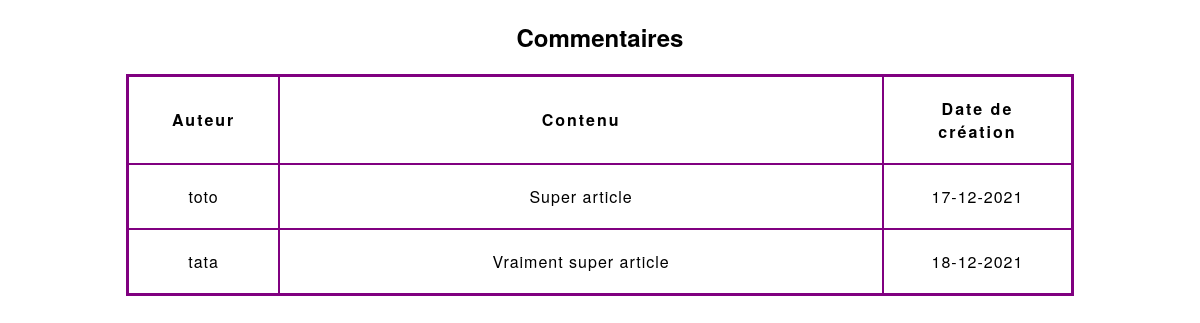
Page /vues/v_commentaire.php?id=1 on the committed database.
### tables this page shows
CREATE TABLE IF NOT EXISTS `commentaire` (
  `NumComm` int(11) NOT NULL AUTO_INCREMENT,
  `ContenuComm` text NOT NULL,
  `DateCreaComm` date NOT NULL,
  `AuteurComm` varchar(100) NOT NULL,
  `NumArt` int(11) NOT NULL,
  PRIMARY KEY (`NumComm`),
  KEY `FK_commentaire_article` (`NumArt`)
);

### include/class_pdo.php (called while the page is built, shortened)
<?php
class myPdo{
    private static  $serveur='mysql:host=localhost';
    private static  $bdd='dbname=bdblog';
    private static  $user='root';
    private static  $mdp='';
    private static  $pdo;
    private static  $myPdo=null;
    private function __construct(){
        myPdo::$pdo = new PDO(myPdo::$serveur.';'.myPdo::$bdd,myPdo::$user, myPdo::$mdp);
        myPdo::$pdo->query("SET CHARACTER SET utf8");
    }
    public static function getMyPdo(){
        if(myPdo::$myPdo == null){
            myPdo::$myPdo = new myPdo;
        }
        return myPdo::$myPdo;
    }
    public function getComments(int $id){
        $req = 'SELECT commentaire.ContenuComm as contenu, commentaire.DateCreaComm as dateCrea,
                commentaire.AuteurComm as auteur FROM commentaire WHERE commentaire.NumArt='.$id;
        $res = myPdo::$pdo->query($req);
        $lesLignes = array();
        while($laLigne = $res->fetch()){
            $lesLignes[] = $laLigne;
        }
        return $lesLignes;
    }
}
?>

### vues/v_commentaire.php (the view, shortened to what this page needs)
<?php
require_once('../include/class_pdo.php');
?>
<!DOCTYPE html>
<html lang="en">
<head>
    <link href="../style.css" rel="stylesheet" type="text/css">
</head>
<body>
    <h2>Commentaires</h2>
    <div>
        <table id="commentaires">
            <thead>
                <tr>
                    <th>Auteur</th>
                    <th>Contenu</th>
                    <th>Date de création</th>
                </tr>
            </thead>
            <tbody>
                <?php
                $pdo = myPdo::getMyPdo();
                $res = $pdo->getComments($_GET['id']);
                foreach( $res as $commentaire ){
                    $dateModif = new DateTime($commentaire['dateCrea']);
                    echo'<tr>
                            <td> '.$commentaire['auteur'].' </td>
                            <td> '.$commentaire['contenu']. '</td>
                            <td> '.date_format($dateModif, 'd-m-Y')." </td>
                        </tr>";
                }
                ?>
            </tbody>
        </table>
    </div>
</body>
</html>

### style.css (style rules this page uses)
thead th:nth-child(1) { width: 15%; }
thead th:nth-child(2) { width: 55%; }
thead th:nth-child(3) { width: 20%; }
table#commentaires { table-layout: fixed; width: 80%; margin-left: auto; margin-right: auto; border-collapse: collapse; border: 3px solid purple; }
thead th:nth-child(2) { width: 75%; }
th, td { padding: 20px; }
html { font-family: 'helvetica neue', helvetica, arial, sans-serif; }
h2 { text-align: center; }
th { border: 2px solid purple; letter-spacing: 2px; }
td { letter-spacing: 1px; border: 2px solid purple; text-align: center; }
tr { border: 2px solid purple; }

### rows in the picture
commentaire: AuteurComm "toto", ContenuComm "Super article", DateCreaComm "17-12-2021"
commentaire: AuteurComm "tata", ContenuComm "Vraiment super article", DateCreaComm "18-12-2021"
